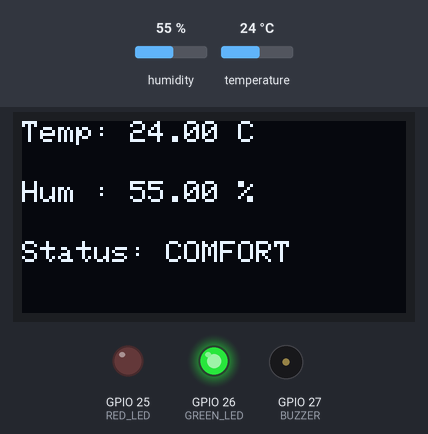
Bench run of a sketch on a simulated ESP32. Parts: 128×64 one-colour display, output pins drawn as LEDs (lit = HIGH), buzzer (waves = sounding, pin HIGH). The inputs (shaded band) are chosen by the test bench; at power-on: humidity 55 %, temperature 24 °C. What the sketch prints to the serial monitor is not drawn.

Above: at 2.8 s.
2.9 s: humidity set to 79 %
At 4.9 s:
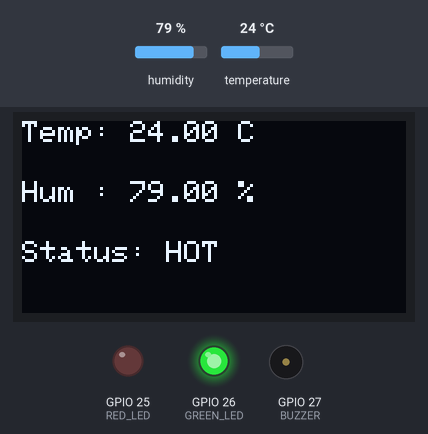
5.6 s: humidity set to 82 %
At 8.3 s:
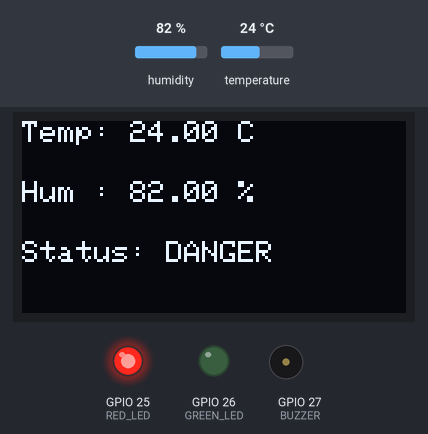
11.6 s: humidity set to 22 %
At 13.2 s:
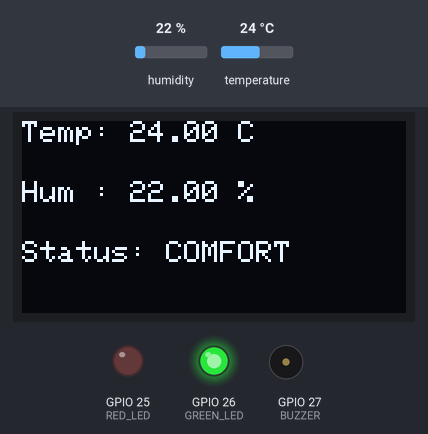
14.3 s: temperature set to 23.2 °C
At 17.3 s:
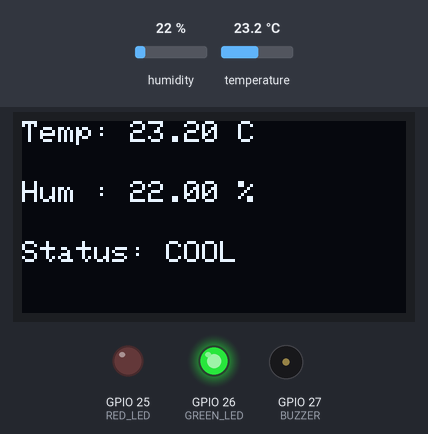
17.7 s: temperature set to 34 °C
At 18.8 s:
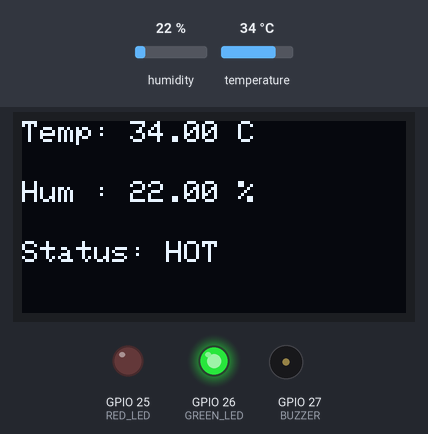
20.4 s: temperature set to 32.6 °C
At 22.9 s:
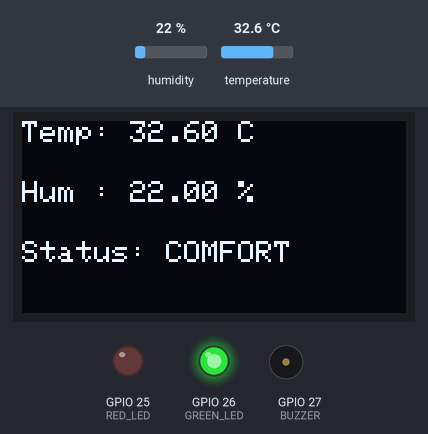
Timing chart, 0 to 24.4 s (numbered marks = the images above; inputs shaded):
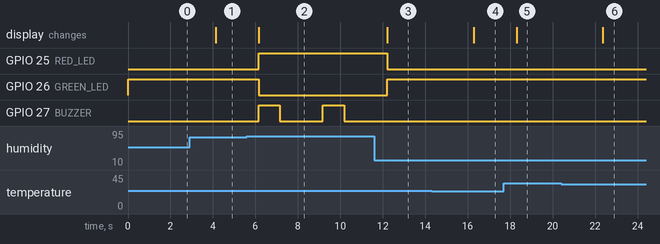

The sketch:

SmartRoomClimateMonitor.ino
```cpp
#include <Wire.h>
#include <Adafruit_GFX.h>
#include <Adafruit_SSD1306.h>
#include <DHT.h>

#define SCREEN_WIDTH 128
#define SCREEN_HEIGHT 64
#define OLED_RESET -1

Adafruit_SSD1306 display(SCREEN_WIDTH, SCREEN_HEIGHT, &Wire, OLED_RESET);

#define DHTPIN 4
#define DHTTYPE DHT22

#define RED_LED 25
#define GREEN_LED 26
#define BUZZER 27

DHT dht(DHTPIN, DHTTYPE);

unsigned long lastCSV = 0;

void setup() {
  Serial.begin(115200);

  dht.begin();

  pinMode(RED_LED, OUTPUT);
  pinMode(GREEN_LED, OUTPUT);
  pinMode(BUZZER, OUTPUT);

  digitalWrite(RED_LED, LOW);
  digitalWrite(GREEN_LED, HIGH);
  digitalWrite(BUZZER, LOW);

  Wire.begin(21, 22);

  if (!display.begin(SSD1306_SWITCHCAPVCC, 0x3C)) {
    Serial.println("OLED failed");
    while (1);
  }

  display.clearDisplay();
  display.setTextSize(1);
  display.setTextColor(SSD1306_WHITE);
}

void loop() {

  float temp = dht.readTemperature();
  float hum = dht.readHumidity();

  if (isnan(temp) || isnan(hum)) {
    Serial.println("Failed to read DHT22");
    delay(2000);
    return;
  }

  String status;

  if (temp > 38 || hum > 80)
    status = "DANGER";
  else if (temp > 33 || hum > 70)
    status = "HOT";
  else if (temp >= 24 && temp <= 33)
    status = "COMFORT";
  else
    status = "COOL";

  display.clearDisplay();

  display.setCursor(0, 0);
  display.print("Temp: ");
  display.print(temp);
  display.println(" C");

  display.setCursor(0, 20);
  display.print("Hum : ");
  display.print(hum);
  display.println(" %");

  display.setCursor(0, 40);
  display.print("Status: ");
  display.println(status);

  display.display();

  if (temp > 38 || hum > 80) {
    digitalWrite(RED_LED, HIGH);
    digitalWrite(GREEN_LED, LOW);

    digitalWrite(BUZZER, HIGH);
    delay(1000);
    digitalWrite(BUZZER, LOW);
  } else {
    digitalWrite(RED_LED, LOW);
    digitalWrite(GREEN_LED, HIGH);
    digitalWrite(BUZZER, LOW);
  }

  if (millis() - lastCSV >= 5000) {
    Serial.print(millis());
    Serial.print(",");
    Serial.print(temp);
    Serial.print(",");
    Serial.print(hum);
    Serial.print(",");
    Serial.println(status);

    lastCSV = millis();
  }

  delay(2000);
}
```

Measured:
- the behaviour switches between 80 and 81 % on humidity (found by bisection; images 1 and 2)
- the behaviour switches between 24 and 23.9 °C on temperature (found by bisection; images 3 and 4)
- the behaviour switches between 33.1 and 33 °C on temperature (found by bisection; images 5 and 6)
- after the input at 2.9 s, the display: changes after 1.2 s (image 1)
- after the input at 5.6 s, GPIO 25 (RED_LED): LOW → HIGH after 0.55 s; GPIO 26 (GREEN_LED): HIGH → LOW after 0.55 s; GPIO 27 (BUZZER): alternates HIGH for 1.0 s and LOW for 2.0 s, starting after 0.55 s; the display: changes after 0.55 s (image 2)
- after the input at 11.6 s, GPIO 25 (RED_LED): HIGH → LOW after 0.62 s; GPIO 26 (GREEN_LED): LOW → HIGH after 0.62 s; GPIO 27 (BUZZER): stays LOW (without the input it goes to HIGH after 0.62 s); the display: changes after 0.62 s (image 3)
- after the input at 14.3 s, the display: changes after 2.0 s (image 4)
- after the input at 17.7 s, the display: changes after 0.61 s (image 5)
- after the input at 20.4 s, the display: changes after 2.0 s (image 6)
